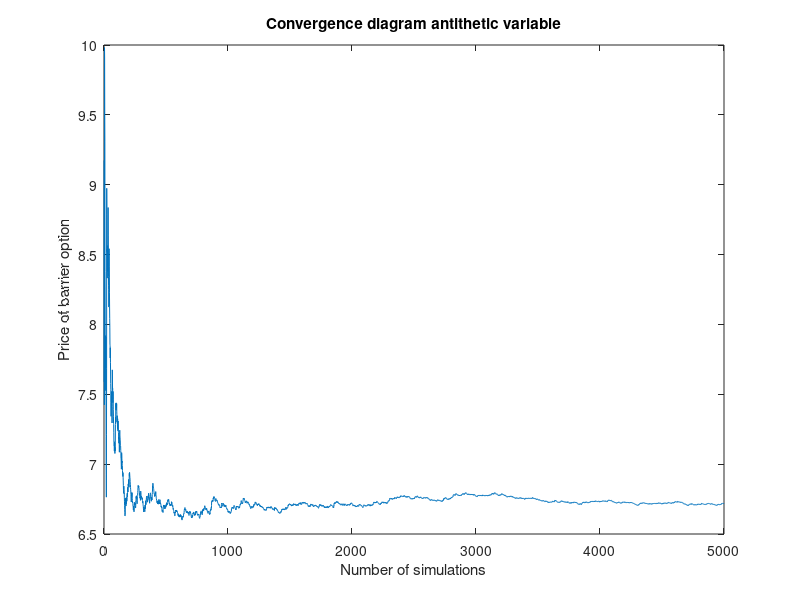

Write MATLAB code to recreate this figure.
S=100;
K=100;
r=0.07;
sig=0.25;
T=1;
N=5000;
M=5000;
Y=randn(1,N);
Z=zeros(1,N);%used for f(X) roughly speaking
V=zeros(1,N);%used for f(-X)
W=zeros(1,N);%(f(x)+f(-x))/2
M=zeros(1,N);
for k=1:N    
    Z(k)=S*exp((r-0.5*sig^2)*T+sig*sqrt(T)*Y(k));    
    V(k)=S*exp((r-0.5*sig^2)*T-sig*sqrt(T)*Y(k));    
    W(k)=0.5*(max(Z(k)-K,0)+max(V(k)-K,0));
end
for i=1:M       
    for k=1:N        
        Z(k)=S*exp((r-0.5*sig^2)*T+sig*sqrt(T)*Y(k));
        V(k)=S*exp((r-0.5*sig^2)*T-sig*sqrt(T)*Y(k)); 
    end  
    if min(Z(i))<=L        
        a=0;    
    else
        a=1;    
    end  
    if min(V(i))<=L
        b=0;    
    else
        b=1; 
    end
    M(i)=b;
    W(i)=a;    
end
U=zeros(1,N);%for \bar f
U(1)=0.5*(W(1)+M(1));
for k=2:N    
    U(k)=U(k-1)+0.5*(W(k)+M(k));
end
for k=1:N
    U(k)=exp(-r*T)*U(k)/k;
end 
price=exp(-r*T)*sum((W+M)*0.5)/1
plot(1:N,U)
xlabel('Number of simulations')
ylabel('Price of barrier option')
title('Convergence diagram antithetic variable')
hold on;